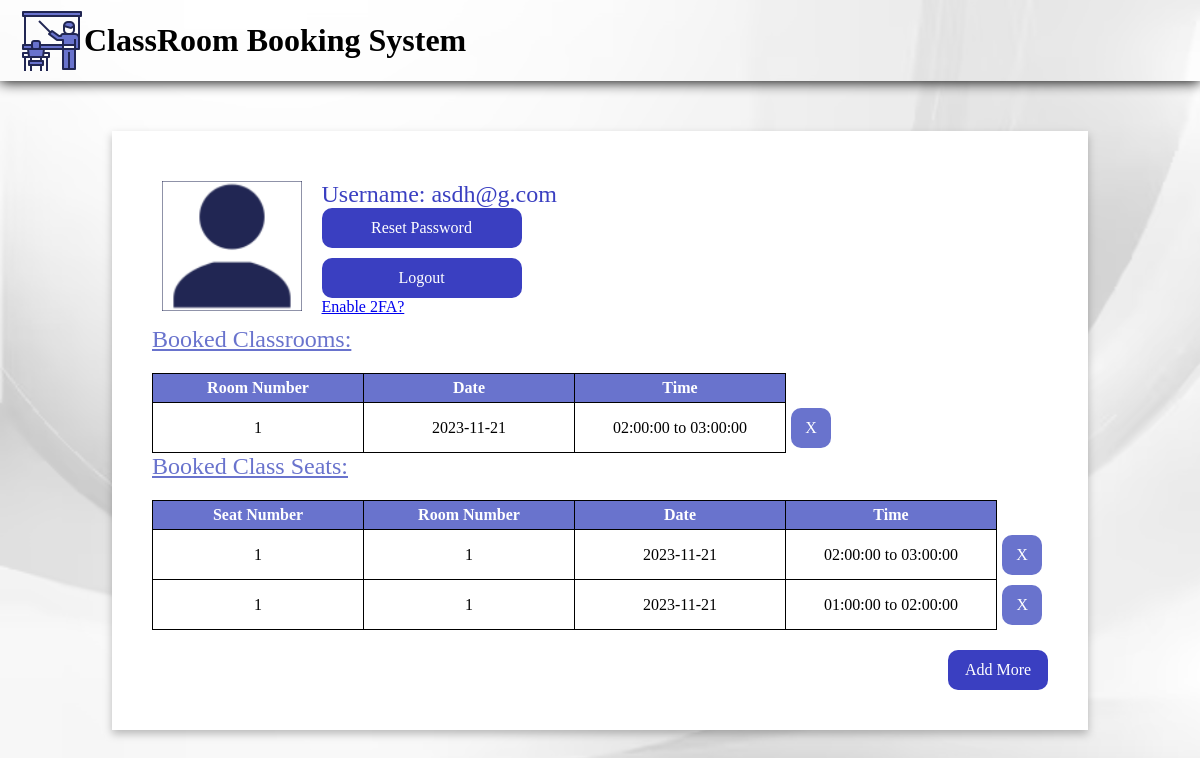
Page /useraccount.php (signed in) on the committed database.
### tables this page shows
CREATE TABLE IF NOT EXISTS `classroombookings` (
  `id` int NOT NULL AUTO_INCREMENT,
  `user_id` int NOT NULL,
  `booked_item_id` int NOT NULL,
  `time_slot_id` int NOT NULL,
  `date` date NOT NULL,
  PRIMARY KEY (`id`),
  KEY `user_id` (`user_id`),
  KEY `booked_item_id` (`booked_item_id`),
  KEY `time_slot_id` (`time_slot_id`)
);

CREATE TABLE IF NOT EXISTS `time_slots` (
  `id` int NOT NULL AUTO_INCREMENT,
  `start_time` time NOT NULL,
  `end_time` time NOT NULL,
  PRIMARY KEY (`id`)
);

CREATE TABLE IF NOT EXISTS `bookings` (
  `id` int NOT NULL AUTO_INCREMENT,
  `user_id` int NOT NULL,
  `booked_item_id` int NOT NULL,
  `time_slot_id` int NOT NULL,
  `date` date NOT NULL,
  PRIMARY KEY (`id`),
  KEY `user_id` (`user_id`),
  KEY `booked_item_id` (`booked_item_id`),
  KEY `time_slot_id` (`time_slot_id`)
);

CREATE TABLE IF NOT EXISTS `seats` (
  `id` int NOT NULL AUTO_INCREMENT,
  `room_number` int NOT NULL,
  `seat_number` int NOT NULL,
  PRIMARY KEY (`id`)
);

### useraccount.php (the view, shortened to what this page needs)
<?php
if (!isset($_SESSION['user_id'])) {
    header('Location: index.php');
    exit();
} else {
    $user_id = $_SESSION['user_id'];
    $user_name = $_SESSION['user_name'];
}
?>
<!DOCTYPE html>
<html lang="en">
<head>
    <link rel="stylesheet" href="style.css">
</head>
<body>
    <div id="particles-js" style="position: absolute;height:100%;width:100%;margin:0;display:flex;"></div>
    <div class="navbar">
        <img onclick="location.href='index.php';" src='logo.png' alt="My" class="appLogo">
        <h1>ClassRoom Booking System</h1>
    </div>
    <div class="userAccount">
        <div class="userinfo">
            <img src="userAccount.svg" class="userIcon" alt="">
            <div style="margin-left: 20px;display:flex;flex-direction:column;justify-content: space-evenly;">
                <span class="username">Username: <?php echo $user_name ?></span>
                <button onclick="resetPassword()" style="width: 200px;margin-bottom:10px">Reset Password</button>
                <form action="logout.php" method="POST" style="width: fit-content;"><button type="submit" style="width: 200px">Logout</button></form>
                <?php if($_SESSION['2FA_enabled']==0){
                    echo '<a href="genqrcode.php">Enable 2FA?</a>';
                } ?>
            </div>
        </div>
        <div>
            <span class="tableHeader">Booked Classrooms: </span>
            <table id="classRoomTable">
                <tbody style="height: fit-content;max-height:400px;">
                    <tr>
                        <th>Room Number</th>
                        <th>Date</th>
                        <th>Time</th>
                    </tr>
                    <?php
                    include("config.php");
                    $sql = "SELECT * FROM `classroombookings`
                    JOIN `time_slots` ON classroombookings.time_slot_id = time_slots.id
                    WHERE user_id = ?";
                    $stmt = $link->prepare($sql);
                    $stmt->bind_param("i", $user_id);
                    $stmt->execute();
                    $result = $stmt->get_result();
                    if ($result->num_rows > 0) {
                        $i = 0;
                        while ($row = $result->fetch_assoc()) {
                            echo "<tr id='row1" . $i . "'><td>" . $row["booked_item_id"] . "</td><td>" . $row["date"] . "</td><td>" . "<span>" . $row["start_time"] . "</span>" . " to " . $row["end_time"] . "</td><td style='border: 0; width:auto'><button class='buttonTable' onclick='DeleteClassroom(" . $i . ")'>X</button></td></tr>";
                            $i++;
                        }
                    } else {
                        echo "<tr><td colspan='3'>0 results</td></tr>";
                    }
                    ?>
                </tbody>
            </table>
        </div>
        <div>
            <span class="tableHeader">Booked Class Seats: </span>
            <table id="SeatsTable">
                <tbody style="height: fit-content;max-height:400px;">
                    <tr>
                        <th>Seat Number</th>
                        <th>Room Number</th>
                        <th>Date</th>
                        <th>Time</th>
                    </tr>
                    <?php
                    $sql = "SELECT date, seats.seat_number, seats.room_number, time_slots.start_time, time_slots.end_time
                            FROM `bookings`
                            JOIN seats ON booked_item_id = seats.id
                            JOIN time_slots ON time_slot_id = time_slots.id
                            WHERE user_id = ?";
                    $stmt = $link->prepare($sql);
                    $stmt->bind_param("i", $user_id);
                    $stmt->execute();
                    $result = $stmt->get_result();
                    if ($result->num_rows > 0) {
                        $i = 0;
                        while ($row = $result->fetch_assoc()) {
                            echo "<tr id='row1" . $i . "'><td>" . $row["seat_number"] . "</td><td>" . $row["room_number"] . "</td><td>" . $row["date"] . "</td><td>" . "<span>" . $row["start_time"] . "</span>" . " to " . $row["end_time"] . "</td><td style='border: 0; width:auto'><button class='buttonTable' onclick='DeleteSeats(" . $i . ")'>X</button></td></tr>";
                            $i++;
                        }
                    } else {
                        echo "<tr><td colspan='4'>0 results</td></tr>";
                    }
                    ?>
                </tbody>
            </table>
        </div>
        <div style="display:flex;margin-top: 20px;justify-content:flex-end;width:100%">
            <button style="width: 100px;" onclick="popup()">Add More</button>
        </div>
    </div>
</body>
</html>

### style.css (style rules this page uses)
body { display: flex; width: 100%; height: 100%; background: url(background.svg); background-size: cover; margin: 0%; align-items: flex-start; flex-direction: column; align-items: center; position: relative; min-height: 100%; min-width: 100%; width: fit-content; height: fit-content; z-index: 0; }
html { height: 100%; width: 100%; }
.navbar { -webkit-align-items: center; -ms-flex-align: center; align-items: center; background: url(background.svg); background-size: cover; display: -webkit-flex; display: -ms-flexbox; display: flex; -webkit-flex-direction: row; -ms-flex-direction: row; flex-direction: row; height: 61px; padding: 10px 0px; -webkit-justify-content: flex-start; -ms-flex-pack: justify; justify-content: flex-start; top: 0; width: 100%; filter: drop-shadow(0px 1px 7px #000); }
.username { font-family: "Comic Sans MS"; color: #3a3fc1; font-size:x-large; }
button { width: 80%; height: 40px; border-radius: 10px; color: white; background-color: #3a3fc1; border: none; }
.form-control, button, .form-label, a { font-family: "Comic Sans MS"; font-size: medium; }
.userAccount { display: flex; background-color: white; margin-top: 50px; width: fit-content; height: fit-content; filter: drop-shadow(0px 4px 4px rgba(0, 0, 0, 0.25)); flex-direction: column; padding: 40px; }
.userIcon { height: 130px; width: auto; }
.userinfo { display: flex; flex-direction: row; padding: 10px; width: fit-content; justify-content: space-evenly; }
th { background-color: #6973cd; color: white; position: sticky; z-index: 2; top: 0; }
th, td { border: 1px solid black; border-collapse: collapse; padding: 5px; width: 200px; text-align: center; vertical-align: middle; }
th, td, table { font-family: "Comic Sans MS"; }
tbody { display: block; overflow:auto ; height: 400px; }
table { margin-top: 20px; border-collapse: collapse; overflow: auto; max-height: 500px; }
.buttonTable { width: 40px; background-color: #6973cd; }
.tableHeader { margin-top: 40px; font-family: "Comic Sans MS"; font-size: x-large; text-decoration: underline; color: #6973cd; }
.appLogo { margin-left: 20px; }
h1 { font-family: "Comic Sans MS"; }

### rows in the picture
classroombookings: booked_item "1", date "2023-11-21", time_slot.start_time "02:00:00", time_slot.end_time "03:00:00"
bookings: booked_item.seat_number "1", booked_item.room_number "1", date "2023-11-21", time_slot.start_time "02:00:00", time_slot.end_time "03:00:00"
bookings: booked_item.seat_number "1", booked_item.room_number "1", date "2023-11-21", time_slot.start_time "01:00:00", time_slot.end_time "02:00:00"

### other values in the picture
$user_name "asdh@g.com"
